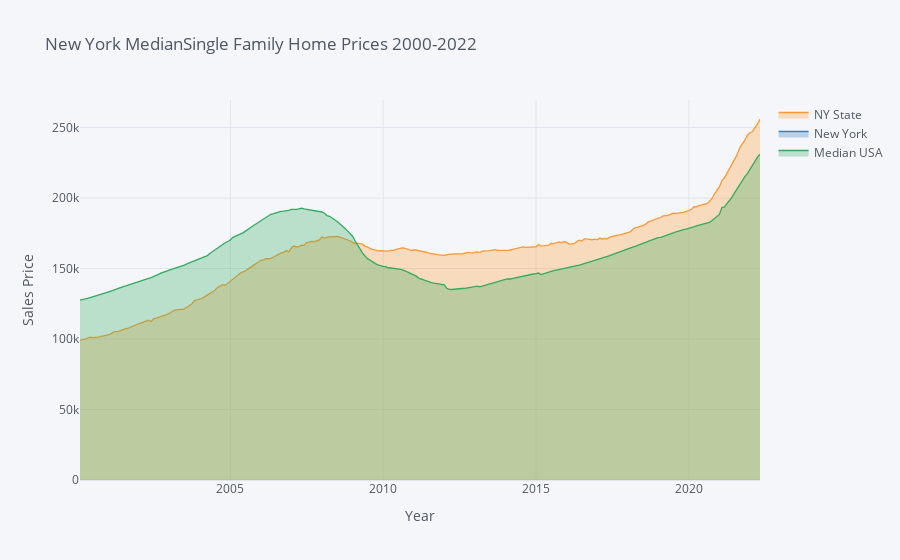

Here is the notebook cell this chart was saved with:
### Code cell
cf.go_offline()
df_comparison.iplot(title="New York MedianSingle Family Home Prices 2000-2022", 
    xTitle="Year",yTitle="Sales Price",#bestfit=True, bestfit_colors=["pink"],
    #subplots=True,
    shape=(4,1),
    #subplot_titles=True, fill=True,)
    fill=True)

### Figure 1 — Plotly figure (JSON) as saved in the notebook; plotly's stock layout.template omitted (floating-point values rounded to 4 significant figures; data arrays with more than 128 entries replaced by an {"elided": "..."} marker saying what was removed)
{"data": [{"fill": "tozeroy", "fillcolor": "rgba(255, 153, 51, 0.3)", "line": {"color": "rgba(255, 153, 51, 1.0)", "dash": "solid", "shape": "linear", "width": 1.3}, "mode": "lines", "name": "NY State", "text": "", "type": "scatter", "x": {"elided": "277 str values"}, "y": {"elided": "277 mixed values"}}, {"fill": "tozeroy", "fillcolor": "rgba(55, 128, 191, 0.3)", "line": {"color": "rgba(55, 128, 191, 1.0)", "dash": "solid", "shape": "linear", "width": 1.3}, "mode": "lines", "name": "New York", "text": "", "type": "scatter", "x": {"elided": "277 str values"}, "y": {"elided": "277 str values"}}, {"fill": "tozeroy", "fillcolor": "rgba(50, 171, 96, 0.3)", "line": {"color": "rgba(50, 171, 96, 1.0)", "dash": "solid", "shape": "linear", "width": 1.3}, "mode": "lines", "name": "Median USA", "text": "", "type": "scatter", "x": {"elided": "277 str values"}, "y": {"elided": "277 mixed values"}}], "layout": {"legend": {"bgcolor": "#F5F6F9", "font": {"color": "#4D5663"}}, "paper_bgcolor": "#F5F6F9", "plot_bgcolor": "#F5F6F9", "title": {"font": {"color": "#4D5663"}, "text": "New York MedianSingle Family Home Prices 2000-2022"}, "xaxis": {"gridcolor": "#E1E5ED", "showgrid": true, "tickfont": {"color": "#4D5663"}, "title": {"font": {"color": "#4D5663"}, "text": "Year"}, "zerolinecolor": "#E1E5ED"}, "yaxis": {"gridcolor": "#E1E5ED", "showgrid": true, "tickfont": {"color": "#4D5663"}, "title": {"font": {"color": "#4D5663"}, "text": "Sales Price"}, "zerolinecolor": "#E1E5ED"}}}
